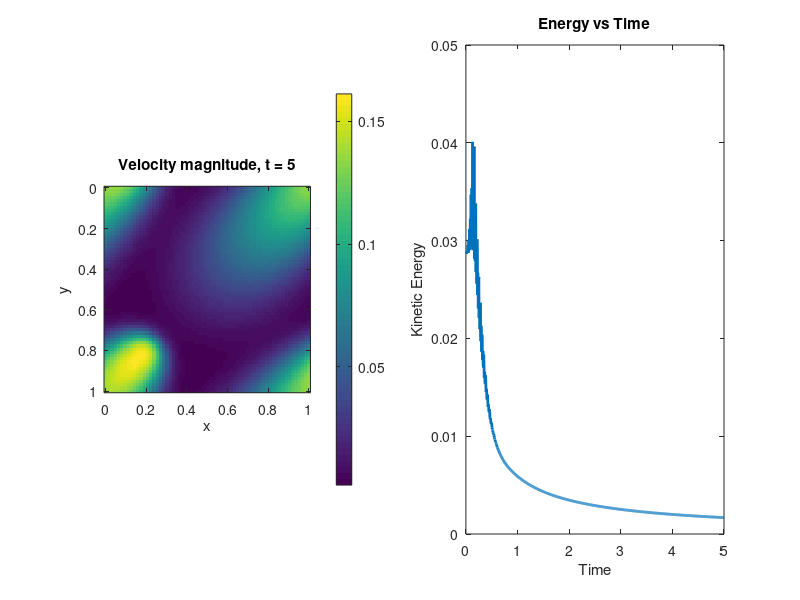

This chart was generated by the following MATLAB code:
% RANS (Reynolds-Averaged Navier-Stokes) using Boussinesq approximation
% Finite Volume Method for 2D incompressible flow
clear; clc;

% Grid setup
Lx = 1; Ly = 1;
nx = 64; ny = 64;
dx = Lx / nx; dy = Ly / ny;
x = linspace(0, Lx, nx); y = linspace(0, Ly, ny);
[X, Y] = meshgrid(x, y);

% Time parameters
dt = 0.005;
tmax = 5;
nt = round(tmax / dt);

% Physical parameters
nu = 1e-3;    % Molecular viscosity
Cmu = 0.09;   % Empirical constant in Boussinesq model

% Initial condition: small circular vortex
u = zeros(ny, nx);
v = zeros(ny, nx);
radius = 0.1;
mask = (X - 0.5).^2 + (Y - 0.5).^2 < radius^2;
u(mask) = 1;
v(mask) = -1;

% Eddy viscosity field (turbulent viscosity)
k = 1e-2 * ones(ny, nx);   % Turbulent kinetic energy
eps = 1e-2 * ones(ny, nx); % Dissipation rate
nu_t = Cmu * k.^2 ./ eps; % Boussinesq model
total_nu = nu + nu_t;

% For storing energy
times = zeros(nt,1);
energy = zeros(nt,1);

for it = 1:nt
    % Effective viscosity recomputed at each step (optional update)
    nu_t = Cmu * k.^2 ./ eps;
    total_nu = nu + nu_t;

    % Central difference for Laplacian
    uxx = (circshift(u, [0, -1]) - 2*u + circshift(u, [0, 1])) / dx^2;
    uyy = (circshift(u, [-1, 0]) - 2*u + circshift(u, [1, 0])) / dy^2;
    vxx = (circshift(v, [0, -1]) - 2*v + circshift(v, [0, 1])) / dx^2;
    vyy = (circshift(v, [-1, 0]) - 2*v + circshift(v, [1, 0])) / dy^2;

    % First-order upwind advection (simple for demonstration)
    ux = (circshift(u, [0, -1]) - circshift(u, [0, 1])) / (2*dx);
    uy = (circshift(u, [-1, 0]) - circshift(u, [1, 0])) / (2*dy);
    vx = (circshift(v, [0, -1]) - circshift(v, [0, 1])) / (2*dx);
    vy = (circshift(v, [-1, 0]) - circshift(v, [1, 0])) / (2*dy);

    adv_u = u .* ux + v .* uy;
    adv_v = u .* vx + v .* vy;

    % Diffusion term (Boussinesq with total viscosity)
    u_diff = total_nu .* (uxx + uyy);
    v_diff = total_nu .* (vxx + vyy);

    % Time integration (Euler forward)
    u = u + dt * (-adv_u + u_diff);
    v = v + dt * (-adv_v + v_diff);

    % Store energy
    times(it) = it * dt;
    energy(it) = sum(sum(0.5 * (u.^2 + v.^2))) * dx * dy;

    % Visualization
    if mod(it, round(nt/5)) == 0 || it == 1
        subplot(1,2,1);
        imagesc(x, y, sqrt(u.^2 + v.^2)); axis image; colorbar;
        title(['Velocity magnitude, t = ' num2str(it*dt)]);
        xlabel('x'); ylabel('y');

        subplot(1,2,2);
        plot(times(1:it), energy(1:it), 'LineWidth', 2);
        xlabel('Time'); ylabel('Kinetic Energy');
        title('Energy vs Time');
        drawnow;
    end
end